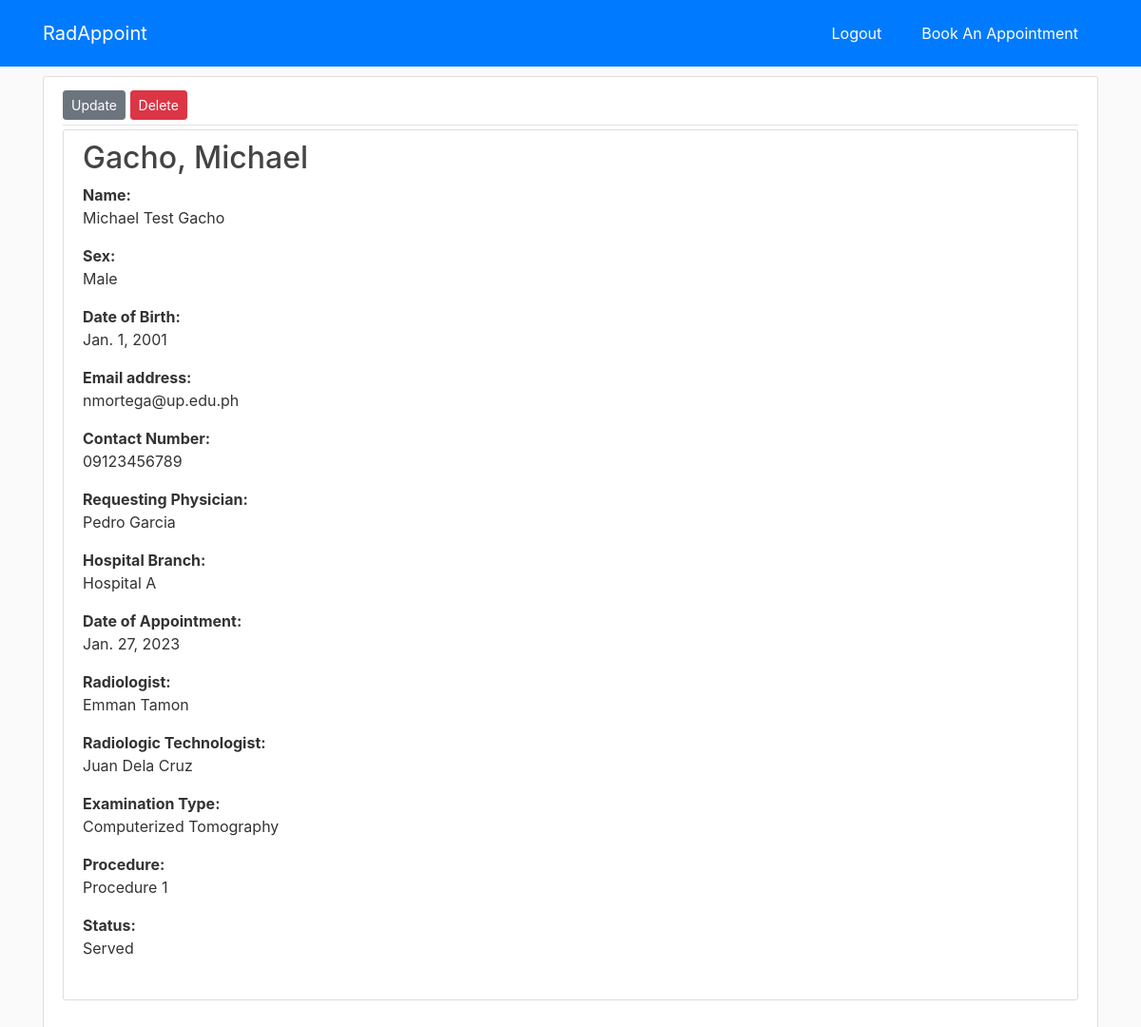
Screenshot of /booking/19/ (signed in) with the database file from the repository.
### blog/models.py (models this page shows, shortened)
class Post(models.Model):
    last_name = models.CharField('Last Name', max_length=100, blank= True, null = True)
    first_name = models.CharField('First Name', max_length=100, blank= True, null = True)
    middle_name = models.CharField('Middle Name', max_length=100, blank= True, null = True)
    sex_choices = (
        ('Male', 'Male'),
        ('Female', 'Female'),
    )
    sex = models.CharField('Sex', max_length=100, choices = sex_choices, blank= True, null = True)
    date_of_birth = models.DateField('Date of Birth', auto_now_add = False, auto_now = False, blank = True, null = True)
    email_address = models.EmailField ('Email Address', blank= True, null = True)
    contact_number = models.CharField('Contact Number', blank= True, null = True, max_length=12)
    requesting_physician = models.CharField('Requesting Physician', max_length=100, blank= True, null = True)
    site_choices = (
        ('Hospital A', 'Hospital A'),
        ('Hospital B', 'Hospital B'),
        ('Hospital C', 'Hospital C'),
    )
    hospital_site = models.CharField('Select site', max_length=100, choices = site_choices, blank= True, null = True)
    preferred_date = models.DateField('Preferred Date', auto_now_add = False, auto_now = False, blank = True, null = True)
    exam_type_choices = (
        ('Computed Radiography', 'Computed Radiography'),
        ('Ultrasound', 'Ultrasound'),
        ('Magnetic Resonance Imaging', 'Magnetic Resonance Imaging'),
        ('Computerized Tomography', 'Computerized Tomography'),
    )
    exam_type = models.CharField('Examination Type', max_length=100, blank= True, null = True, choices = exam_type_choices)
    procedure_choices = (
        ('Procedure 1', 'Procedure 1'),
        ('Procedure 2', 'Procedure 2'),
    )
    procedure = models.CharField('Procedure', max_length=100, choices = procedure_choices, blank= True, null = True)
    doctors_request = models.TextField('Link of doctors request', default = '', blank= True, null = True)
    radiologist_name = models.CharField('Radiologist', max_length=100, blank= True, null = True)
    radtech_name = models.CharField('Radiologic Technologist', max_length=100, blank= True, null = True)
    status_choices = (
        ('Booked', 'Booked'),
        ('Confirmed', 'Confirmed'),
        ('Served', 'Served'),
    )
    status = models.CharField('Status', default='Booked', max_length=100, choices = status_choices, blank= True, null = True)

### blog/views.py (the view)
# urls.py: path('booking/<int:pk>/', PostDetailView.as_view(), name='post-detail'),
class PostDetailView(DetailView):
    model = Post

### blog/templates/blog/post_detail.html (shortened to what this page needs)
{% extends "blog/base.html" %}
{% load crispy_forms_tags %}
{% block content %}
    <article class="media content-section">
        <div class="media-body">
          <div class="article-metadata">
                <div>
                    <a class="btn btn-secondary btn-sm mt-1 mb-1" href="{% url 'post-update' object.id %}">Update</a>
                    <a class="btn btn-danger btn-sm mt-1 mb-1" href="{% url 'post-delete' object.id %}">Delete</a>
                </div>
          </div>
            <div class="content-section">
                <form method="POST">
                    <fieldset class="form-group">
                        <h2 class="article-title">{{ object.last_name }}, {{ object.first_name }}</h2>
                        <p><b>Name: </b><br> {{ object.first_name }} {{object.middle_name}} {{ object.last_name }} </p>
                        <p><b>Sex: <br></b> {{ object.sex }} </p>
                        <p><b>Date of Birth: <br></b> {{ object.date_of_birth }} </p>
                        <p><b>Email address: <br></b> {{ object.email_address }} </p>
                        <p><b>Contact Number: <br></b> {{ object.contact_number }} </p>
                        <p><b>Requesting Physician: <br></b> {{ object.requesting_physician }} </p>
                        <p><b>Hospital Branch: <br></b> {{ object.hospital_site }} </p>
                        <p><b>Date of Appointment: <br></b> {{ object.preferred_date }} </p>
                        <p><b>Radiologist: </b><br> {{ object.radiologist_name }} </p>
                        <p><b>Radiologic Technologist: </b><br> {{ object.radtech_name }} </p>
                        <p><b>Examination Type: </b><br> {{ object.exam_type }} </p>
                        <p><b>Procedure: <br></b> {{ object.procedure }} </p>
                        <p><b>Status: <br></b> {{ object.status }} </p>
                    </fieldset>
                </form>
            </div>
        </div>
    </article>
{% endblock content %}

### blog/static/blog/main.css (style rules this page uses)
body { background: #fafafa; color: #333333; margin-top: 5rem; }
h1, h2, h3, h4, h5, h6 { color: #3861de; font-style: bold; }
.content-section { background: #ffffff; padding: 10px 20px; border: 1px solid #dddddd; border-radius: 3px; margin-bottom: 20px; }
.article-title { color: #444444; }
.article-metadata { padding-bottom: 1px; margin-bottom: 4px; border-bottom: 1px solid #e3e3e3 }

### rows the page displays
Post: last_name "Gacho", first_name "Michael", middle_name "Test", sex "Male", date_of_birth "Jan. 1, 2001", email_address "nmortega@up.edu.ph", contact_number "09123456789", requesting_physician "Pedro Garcia", hospital_site "Hospital A", preferred_date "Jan. 27, 2023", radiologist_name "Emman Tamon", radtech_name "Juan Dela Cruz", exam_type "Computerized Tomography", procedure "Procedure 1", status "Served"
